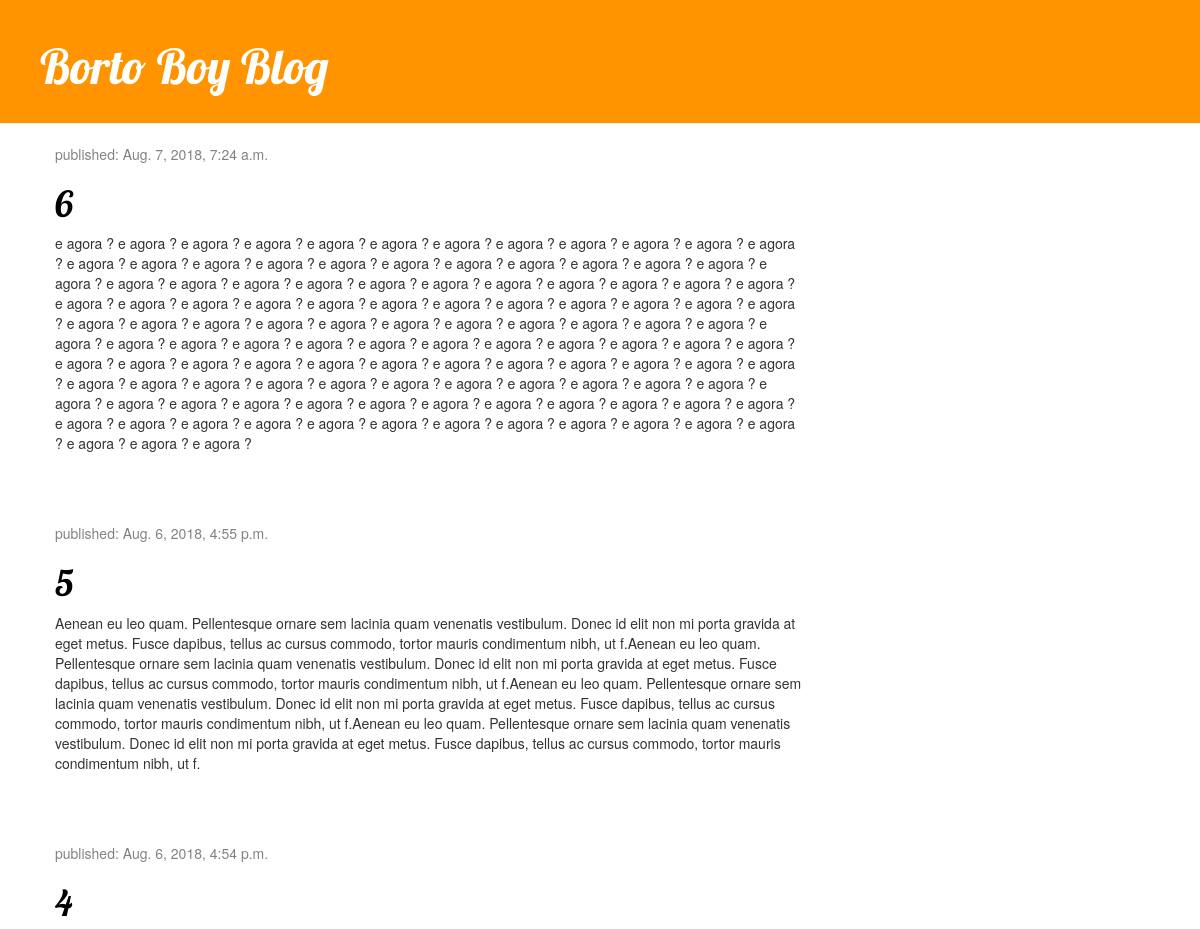
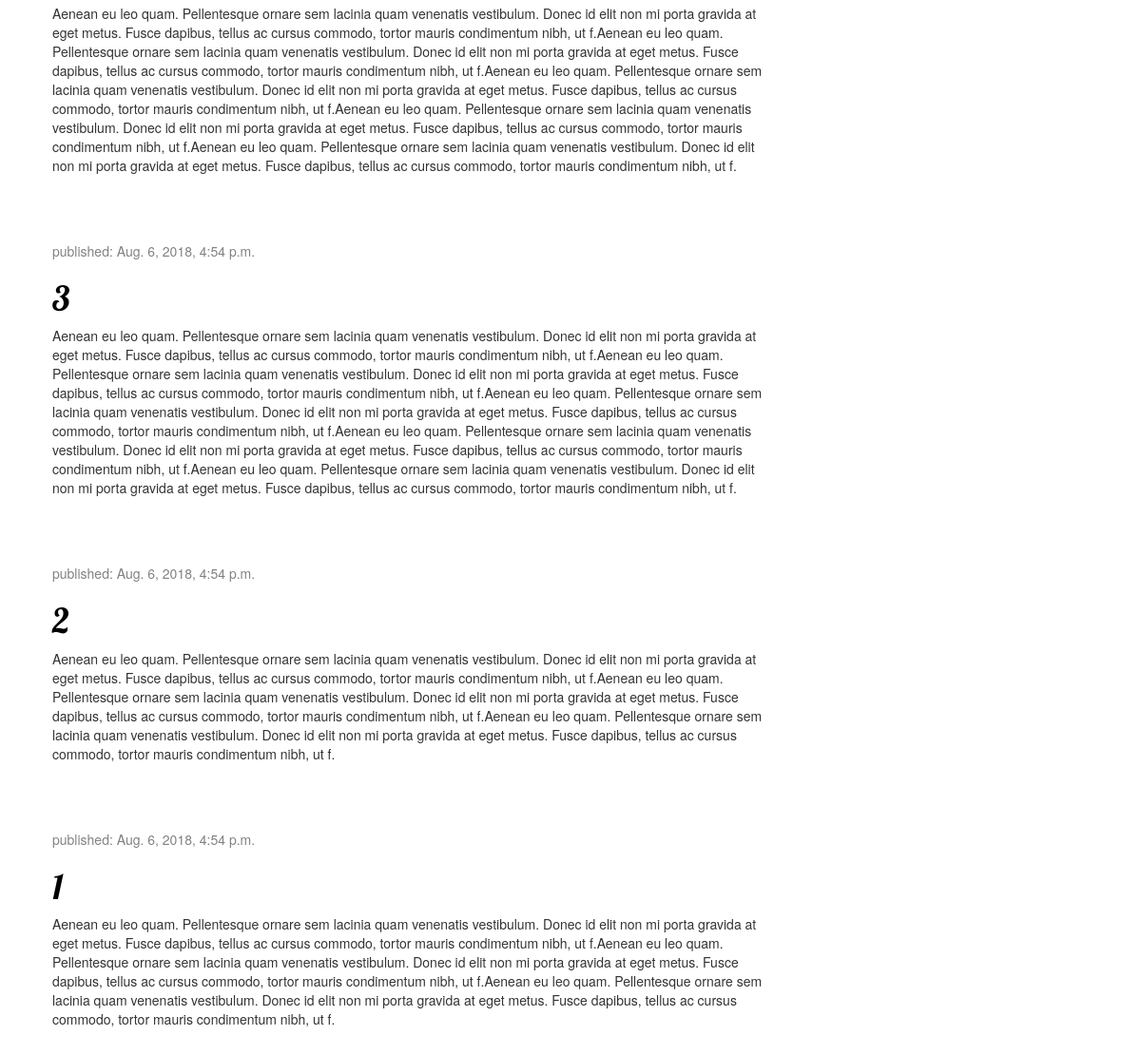
Before: / with the older database file (2 pictures, top to bottom).
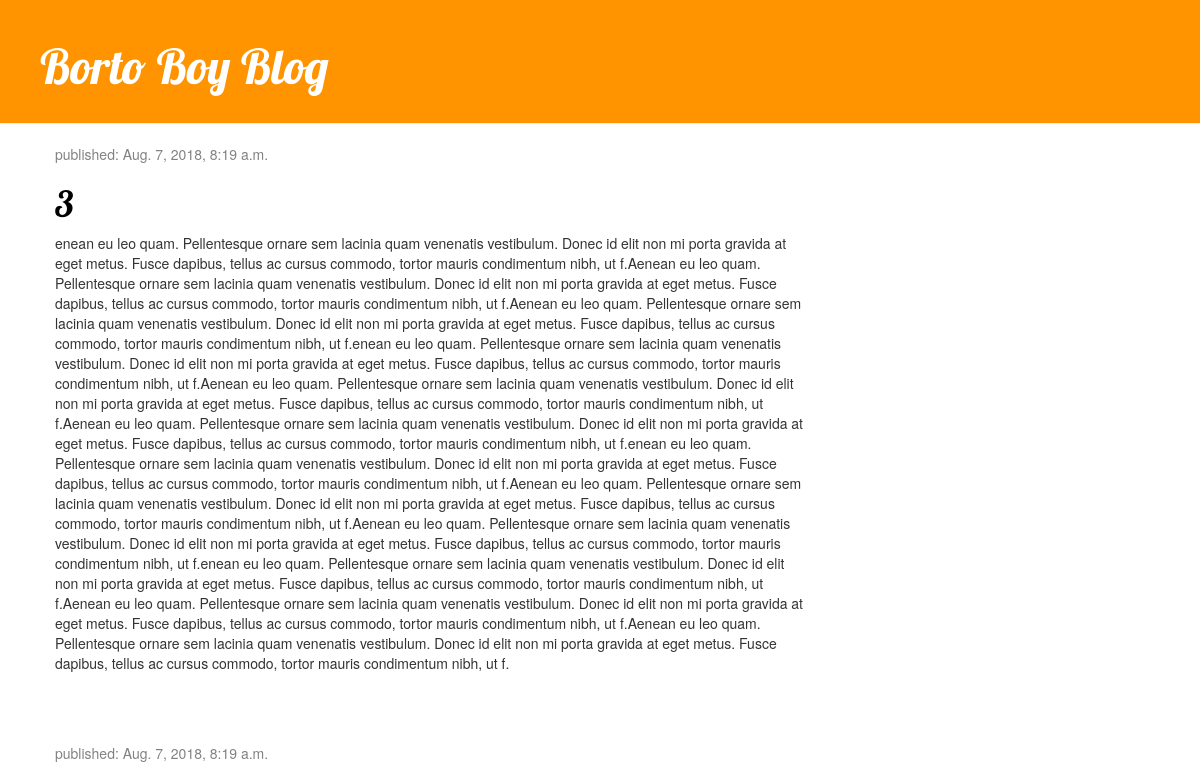
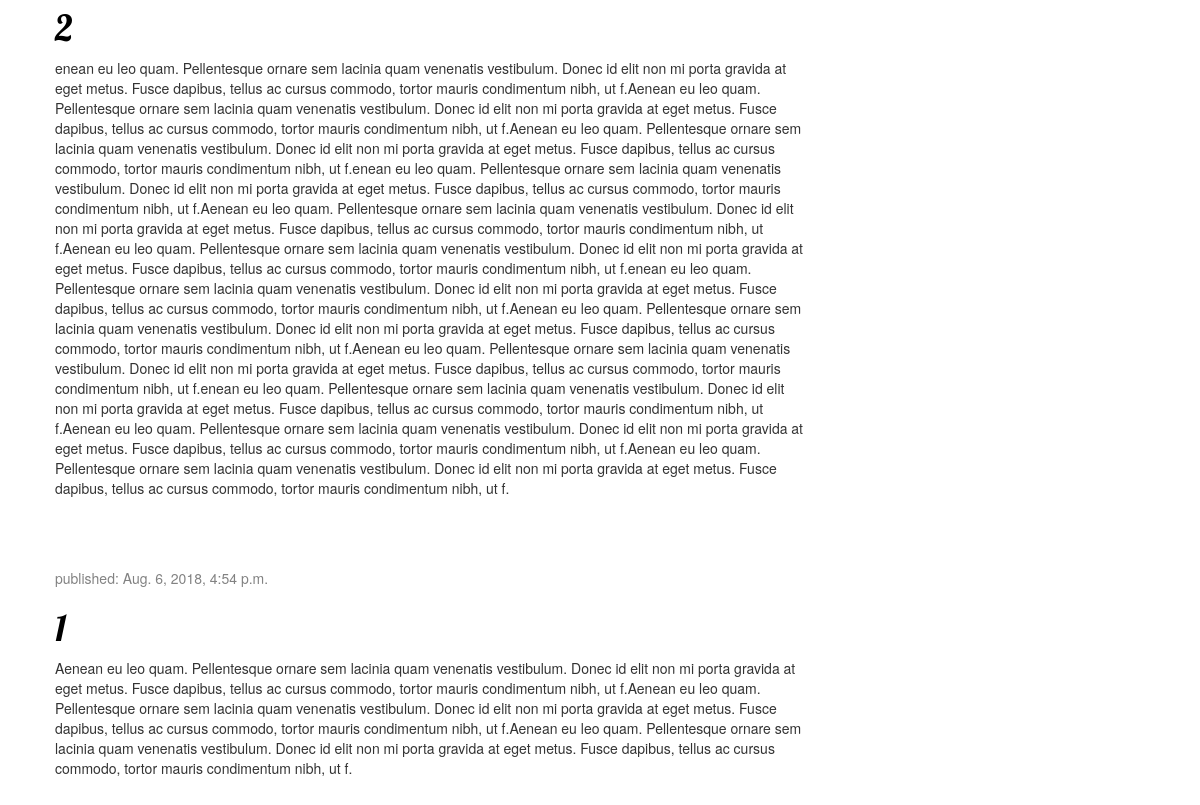
After: the same page with the newer database file (2 pictures, top to bottom).
### blog/models.py (models this page shows, shortened)
class Post(models.Model):
    author = models.ForeignKey('auth.User', on_delete=models.CASCADE)
    title = models.CharField(max_length=200)
    text = models.TextField()
    created_date = models.DateTimeField(
            default=timezone.now)
    published_date = models.DateTimeField(
            blank=True, null=True)

### blog/views.py (the view)
# urls.py: url(r'^$', views.post_list, name='post_list'),
def post_list(request):
    posts = Post.objects.filter(published_date__lte=timezone.now()).order_by('-published_date')
    return render(request, 'blog/post_list.html', {'posts': posts})

### blog/templates/blog/post_list.html
{% extends 'blog/base.html' %}
{% block content %}
    {% for post in posts %}
        <div class="post">
            <div class="date">
                <p>published: {{ post.published_date }}</p>
            </div>
            <h1><a href="{% url 'post_detail' pk=post.pk %}">{{ post.title }}</a></h1>
            <p>{{ post.text|linebreaksbr }}</p>
        </div>
    {% endfor %}
{% endblock %}

### blog/templates/blog/base.html (shortened to what this page needs)
{% load staticfiles %}
<html>
    <head>
        <link rel="stylesheet" href="//maxcdn.bootstrapcdn.com/bootstrap/3.2.0/css/bootstrap.min.css">
        <link rel="stylesheet" href="//maxcdn.bootstrapcdn.com/bootstrap/3.2.0/css/bootstrap-theme.min.css">
        <link rel="stylesheet" href="{% static 'css/blog.css' %}">
    </head>
    <body>
        <div class="page-header">
            <h1><a href="/">Borto Boy Blog</a></h1>
        </div>
        <div class="content container">
            <div class="row">
                <div class="col-md-8">
                {% block content %}
                {% endblock %}
                </div>
            </div>
        </div>
    </body>
</html>

### blog/static/css/blog.css (style rules this page uses)
.page-header { background-color: #ff9400; margin-top: 0; padding: 20px 20px 20px 40px; }
.page-header h1, .page-header h1 a, .page-header h1 a:visited, .page-header h1 a:active { color: #ffffff; font-size: 36pt; text-decoration: none; }
.content { margin-left: 40px; }
h1, h2, h3, h4 { font-family: 'Lobster', cursive; }
.date { color: #828282; }
.post { margin-bottom: 70px; }
.post h1 a, .post h1 a:visited { color: #000000; }

Changed rows visible on the page:
removed Post: published_date "Aug. 7, 2018, 7:24 a.m.", title "6", text "e agora ? e agora ? e agora ? e agora ? e agora ? e agora ? e agora ? e agora ? e agora ? e agora ? e agora ? e agora ? e agora ? e agora ? e agora ? e agora ? e agora ? e agora ? e agora ? e agora ? e agora ? e agora ? e agora ? e agora ? e agora ? e agora ? e agora ? e agora ? e agora ? e agora ? e agora ? e agora ? e agora ? e agora ? e agora ? e agora ? e agora ? e agora ? e agora ? e agora ? e agora ? e agora ? e agora ? e agora ? e agora ? e agora ? e agora ? e agora ? e agora ? e agora ? e agora ? e agora ? e agora ? e agora ? e agora ? e agora ? e agora ? e agora ? e agora ? e agora ? e agora ? e agora ? e agora ? e agora ? e agora ? e agora ? e agora ? e agora ? e agora ? e agora ?…"
removed Post: published_date "Aug. 6, 2018, 4:55 p.m.", title "5", text "Aenean eu leo quam. Pellentesque ornare sem lacinia quam venenatis vestibulum. Donec id elit non mi porta gravida at eget metus. Fusce dapibus, tellus ac cursus commodo, tortor mauris condimentum nibh, ut f.Aenean eu leo quam. Pellentesque ornare sem lacinia quam venenatis vestibulum. Donec id elit non mi porta gravida at eget metus. Fusce dapibus, tellus ac cursus commodo, tortor mauris condimentum nibh, ut f.Aenean eu leo quam. Pellentesque ornare sem lacinia quam venenatis vestibulum. Donec id elit non mi porta gravida at eget metus. Fusce dapibus, tellus ac cursus commodo, tortor mauris condimentum nibh, ut f.Aenean eu leo quam. Pellentesque ornare sem lacinia quam venenatis vestibulum.…"
removed Post: published_date "Aug. 6, 2018, 4:54 p.m.", title "4", text "Aenean eu leo quam. Pellentesque ornare sem lacinia quam venenatis vestibulum. Donec id elit non mi porta gravida at eget metus. Fusce dapibus, tellus ac cursus commodo, tortor mauris condimentum nibh, ut f.Aenean eu leo quam. Pellentesque ornare sem lacinia quam venenatis vestibulum. Donec id elit non mi porta gravida at eget metus. Fusce dapibus, tellus ac cursus commodo, tortor mauris condimentum nibh, ut f.Aenean eu leo quam. Pellentesque ornare sem lacinia quam venenatis vestibulum. Donec id elit non mi porta gravida at eget metus. Fusce dapibus, tellus ac cursus commodo, tortor mauris condimentum nibh, ut f.Aenean eu leo quam. Pellentesque ornare sem lacinia quam venenatis vestibulum.…"
removed Post: published_date "Aug. 6, 2018, 4:54 p.m.", title "3", text "Aenean eu leo quam. Pellentesque ornare sem lacinia quam venenatis vestibulum. Donec id elit non mi porta gravida at eget metus. Fusce dapibus, tellus ac cursus commodo, tortor mauris condimentum nibh, ut f.Aenean eu leo quam. Pellentesque ornare sem lacinia quam venenatis vestibulum. Donec id elit non mi porta gravida at eget metus. Fusce dapibus, tellus ac cursus commodo, tortor mauris condimentum nibh, ut f.Aenean eu leo quam. Pellentesque ornare sem lacinia quam venenatis vestibulum. Donec id elit non mi porta gravida at eget metus. Fusce dapibus, tellus ac cursus commodo, tortor mauris condimentum nibh, ut f.Aenean eu leo quam. Pellentesque ornare sem lacinia quam venenatis vestibulum.…"
removed Post: published_date "Aug. 6, 2018, 4:54 p.m.", title "2", text "Aenean eu leo quam. Pellentesque ornare sem lacinia quam venenatis vestibulum. Donec id elit non mi porta gravida at eget metus. Fusce dapibus, tellus ac cursus commodo, tortor mauris condimentum nibh, ut f.Aenean eu leo quam. Pellentesque ornare sem lacinia quam venenatis vestibulum. Donec id elit non mi porta gravida at eget metus. Fusce dapibus, tellus ac cursus commodo, tortor mauris condimentum nibh, ut f.Aenean eu leo quam. Pellentesque ornare sem lacinia quam venenatis vestibulum. Donec id elit non mi porta gravida at eget metus. Fusce dapibus, tellus ac cursus commodo, tortor mauris condimentum nibh, ut f."
added Post: published_date "Aug. 7, 2018, 8:19 a.m.", title "3", text "enean eu leo quam. Pellentesque ornare sem lacinia quam venenatis vestibulum. Donec id elit non mi porta gravida at eget metus. Fusce dapibus, tellus ac cursus commodo, tortor mauris condimentum nibh, ut f.Aenean eu leo quam. Pellentesque ornare sem lacinia quam venenatis vestibulum. Donec id elit non mi porta gravida at eget metus. Fusce dapibus, tellus ac cursus commodo, tortor mauris condimentum nibh, ut f.Aenean eu leo quam. Pellentesque ornare sem lacinia quam venenatis vestibulum. Donec id elit non mi porta gravida at eget metus. Fusce dapibus, tellus ac cursus commodo, tortor mauris condimentum nibh, ut f.enean eu leo quam. Pellentesque ornare sem lacinia quam venenatis vestibulum.…"
added Post: published_date "Aug. 7, 2018, 8:19 a.m.", title "2", text "enean eu leo quam. Pellentesque ornare sem lacinia quam venenatis vestibulum. Donec id elit non mi porta gravida at eget metus. Fusce dapibus, tellus ac cursus commodo, tortor mauris condimentum nibh, ut f.Aenean eu leo quam. Pellentesque ornare sem lacinia quam venenatis vestibulum. Donec id elit non mi porta gravida at eget metus. Fusce dapibus, tellus ac cursus commodo, tortor mauris condimentum nibh, ut f.Aenean eu leo quam. Pellentesque ornare sem lacinia quam venenatis vestibulum. Donec id elit non mi porta gravida at eget metus. Fusce dapibus, tellus ac cursus commodo, tortor mauris condimentum nibh, ut f.enean eu leo quam. Pellentesque ornare sem lacinia quam venenatis vestibulum.…"
